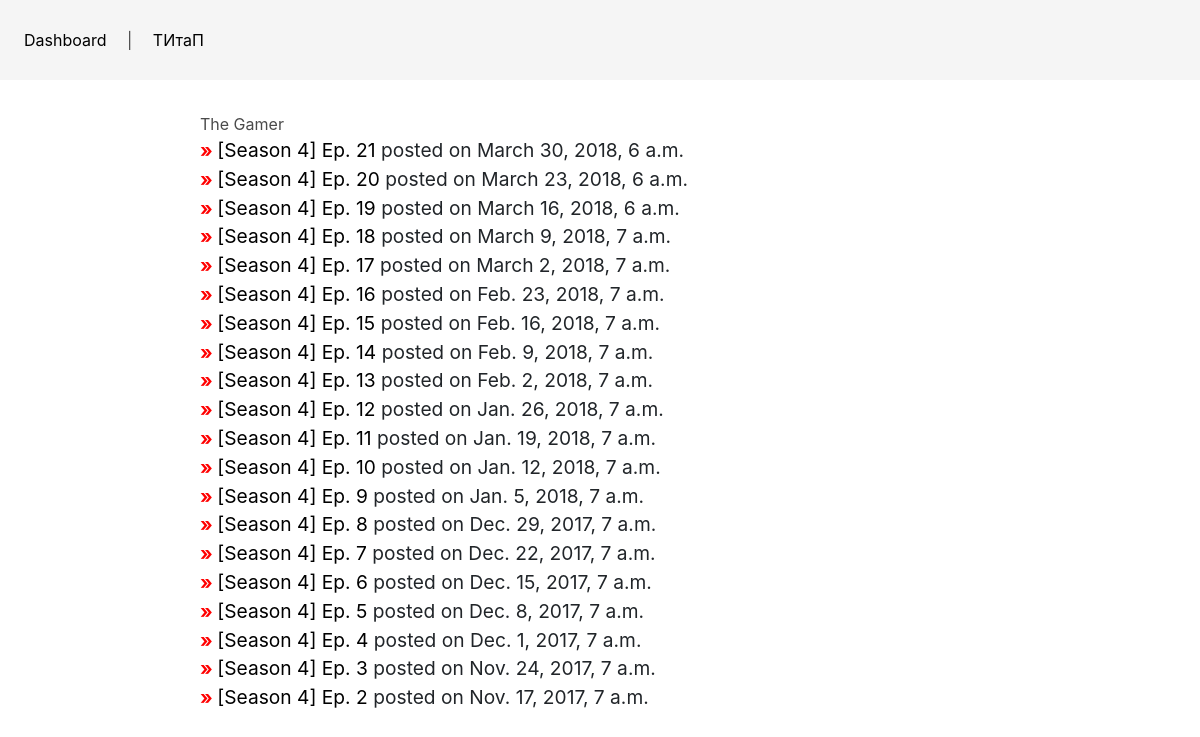
Screenshot of /feedUpdate/Gamer with the database file from the repository.
### feedUpdate/models.py (models this page shows, shortened)
class feedUpdate(models.Model):
    class Meta:
        ordering = ['-datetime']
    name = models.CharField(max_length=140)
    href = models.CharField(max_length=300)
    datetime = models.DateTimeField()
    title = models.CharField(max_length=30)
    books = {
        'Система': {
            'title_full': 'Система Богов и Демонов',
            'href': 'http://xn--80ac9aeh6f.xn--p1ai/mir-boga-i-dyavola/'},
        'Скульптор': {
            'title_full': 'Легендарный Лунный Скульптор',
            'href': 'http://xn--80ac9aeh6f.xn--p1ai/legendary-moonlight-sculptor/'},
        'Gamer': {
            'title_full': 'The Gamer',
            'href': 'feed://www.webtoons.com/en/fantasy/the-gamer/rss?title_no=88'
        },
        'Ляпота': {
            'title_full': "It's a good trip",
            'href': 'https://www.youtube.com/channel/UCeHB0mXXj_kyPCB-yRr8b9w'
        },
        'GCNTech': {
            'title_full': "GCN Tech",
            'href': 'https://www.youtube.com/channel/UC710HJmp-YgNbE5BnFBRoeg'
        },
        'GCN': {
            'title_full': "Global Cycling Network",
            'href': 'https://www.youtube.com/feeds/videos.xml?channel_id=UCuTaETsuCOkJ0H_GAztWt0Q'
        },
        'Keddr': {
            'title_full': 'Keddr.com',
            'href': 'https://www.youtube.com/feeds/videos.xml?channel_id=UCSpU8Y1aoqBSAwh8DBpiM9A',
        },
        'Kurzgesagt': {
            'title_full': 'Kurzgesagt – In a Nutshell',
            'href': 'https://www.youtube.com/channel/UCsXVk37bltHxD1rDPwtNM8Q',
        },
        'LastWeekTonight': {
            'title_full': 'Last Week Tonight',
            'href': 'https://www.youtube.com/channel/UC3XTzVzaHQEd30rQbuvCtTQ',
        },
        'Linus': {
            'title_full': 'Linus Tech Tips',
            'href': 'https://www.youtube.com/channel/UCXuqSBlHAE6Xw-yeJA0Tunw',
        },
        'PRIME': {
            'title_full': 'PRIME ORCHESTRA',
            'href': 'https://www.youtube.com/channel/UCKenLkyJUXe50dVrQmLrGpw',
        },
        'UnboxTherapy': {
            'title_full': 'Unbox Therapy',
            'href': 'https://www.youtube.com/channel/UCsTcErHg8oDvUnTzoqsYeNw',
        },
        'Wylsa': {
            'title_full': 'Wylsacom',
            'href': 'https://www.youtube.com/channel/UCt7sv-NKh44rHAEb-qCCxvA',
        },
        'Jannet': {
            'title_full': 'Jannet Incosplay',
            'href': 'https://www.youtube.com/channel/UCr2dfQlDaZlqpAPv_TKYSdQ'
        },
        'Nigri': {
            'title_full': 'Jessica Nigri',
            'href': 'https://www.youtube.com/channel/UCTg4jls4URruaHauposrhMg'
        },
        'КременюкИ': {
            'title_full': 'Jessica Nigri',
            'href': 'https://www.youtube.com/channel/UCgLQh3fGZmfgbJ8D_sry-kA'
        },
    }

### feedUpdate/views.py (the view)
# urls.py: url(r'^(?P<books>([0-9|а-я|А-Я|a-z|A-Z|+])+)$', views.feedUpdateIndexView.as_view(), name="book"),
class feedUpdateIndexView(ListView):
    model = feedUpdate
    template_name = "feedUpdate/index.html"
    context_object_name = "list"
    def get_queryset(self):
        header = "Обновления"
        multibook = True
        try:
            if self.kwargs['books'] != "":
                header = self.kwargs['books']
                items = header
                items = items.split("+")
                if len(items) == 1:
                    multibook = False
                    header = feedUpdate.books[header]['title_full']
                items = list(feedUpdate.objects.filter(title__in=items))
        except KeyError:
            items = list(feedUpdate.objects.all())
        return {
            'title': header,
            'chapters': items,
            'multibook': multibook,
        }

### templates/feedUpdate/index.html (shortened to what this page needs)
{% extends 'base.html' %}
{% block content %}
    <div id="chapters">
        <h1>{{ list.title }}</h1>
        {% for chapter in list.chapters %}
            <div id="chapters">
                <b class="pointer">» </b>
                <a target="_blank" href="{{ chapter.href }}">
                    {{ chapter.name }}</a>
                <a class="datetime">posted on {{chapter.datetime}}</a>
            </div>
        {% empty %}
            <h1>No chapters</h1>
        {% endfor %}
    </div>
{% endblock %}

### rows the page displays
feedUpdate: name "[Season 4] Ep. 21", datetime "March 30, 2018, 6 a.m."
feedUpdate: name "[Season 4] Ep. 20", datetime "March 23, 2018, 6 a.m."
feedUpdate: name "[Season 4] Ep. 19", datetime "March 16, 2018, 6 a.m."
feedUpdate: name "[Season 4] Ep. 18", datetime "March 9, 2018, 7 a.m."
feedUpdate: name "[Season 4] Ep. 17", datetime "March 2, 2018, 7 a.m."
feedUpdate: name "[Season 4] Ep. 16", datetime "Feb. 23, 2018, 7 a.m."
feedUpdate: name "[Season 4] Ep. 15", datetime "Feb. 16, 2018, 7 a.m."
feedUpdate: name "[Season 4] Ep. 14", datetime "Feb. 9, 2018, 7 a.m."
feedUpdate: name "[Season 4] Ep. 13", datetime "Feb. 2, 2018, 7 a.m."
feedUpdate: name "[Season 4] Ep. 12", datetime "Jan. 26, 2018, 7 a.m."
feedUpdate: name "[Season 4] Ep. 11", datetime "Jan. 19, 2018, 7 a.m."
feedUpdate: name "[Season 4] Ep. 10", datetime "Jan. 12, 2018, 7 a.m."
feedUpdate: name "[Season 4] Ep. 9", datetime "Jan. 5, 2018, 7 a.m."
feedUpdate: name "[Season 4] Ep. 8", datetime "Dec. 29, 2017, 7 a.m."
feedUpdate: name "[Season 4] Ep. 7", datetime "Dec. 22, 2017, 7 a.m."
feedUpdate: name "[Season 4] Ep. 6", datetime "Dec. 15, 2017, 7 a.m."
feedUpdate: name "[Season 4] Ep. 5", datetime "Dec. 8, 2017, 7 a.m."
feedUpdate: name "[Season 4] Ep. 4", datetime "Dec. 1, 2017, 7 a.m."
feedUpdate: name "[Season 4] Ep. 3", datetime "Nov. 24, 2017, 7 a.m."
feedUpdate: name "[Season 4] Ep. 2", datetime "Nov. 17, 2017, 7 a.m."

### other values shown
{{ list.title }} "The Gamer"
